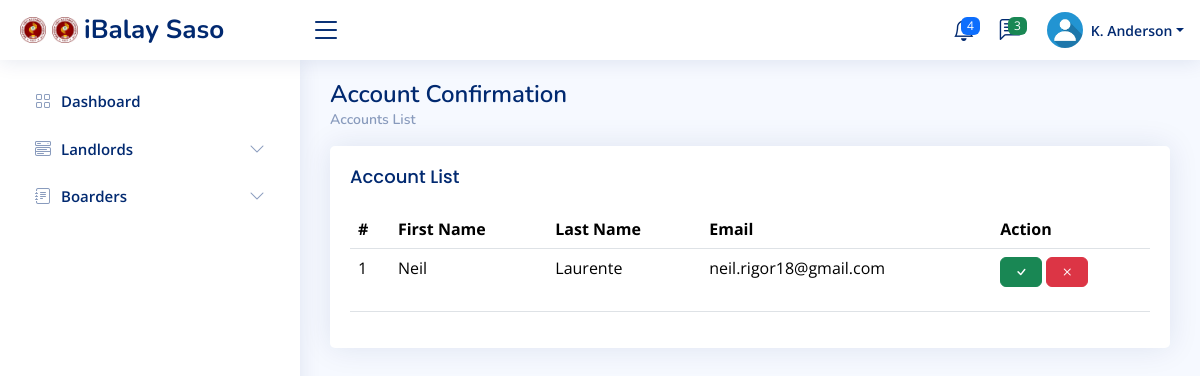
Page /saso/landlords/landlords_acc_con.php on the earlier database version.
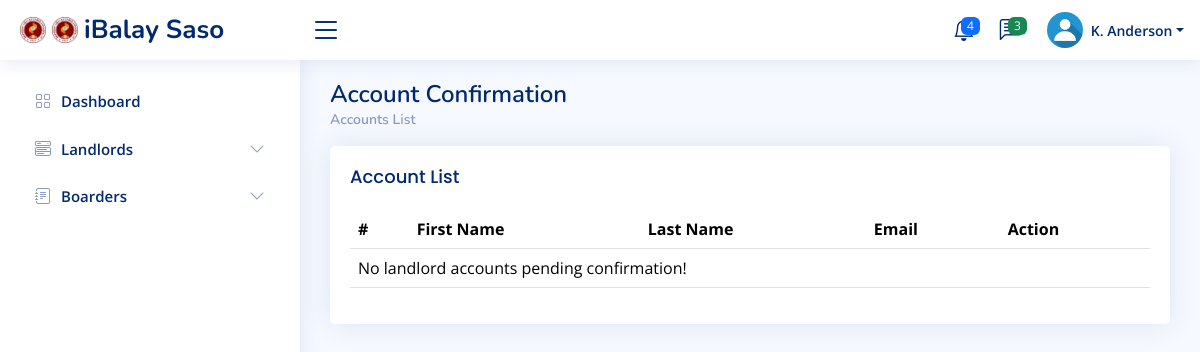
Same page on the later database version.
### tables this page shows
CREATE TABLE `landlord_acc` (
  `landlord_id` int(11) NOT NULL,
  `first_name` varchar(50) NOT NULL,
  `last_name` varchar(50) NOT NULL,
  `email` varchar(100) NOT NULL,
  `password` varchar(255) NOT NULL,
  `phone_number` varchar(15) DEFAULT NULL,
  `address` varchar(255) DEFAULT NULL,
  `approval_status` int(11) DEFAULT 0,
  `warning_count` int(11) DEFAULT 0
);

### saso/landlords/views/landlords-show.php (the view, shortened to what this page needs)
<main id="main" class="main">
    <div class="pagetitle">
        <h1>Account Confirmation</h1>
        <nav>
            <ol class="breadcrumb">
                <li class="breadcrumb-item"><a href="#">Accounts List</a></li>
            </ol>
        </nav>
    </div>
    <div class="card">
        <div class="card-body">
            <h5 class="card-title">Account List</h5>
            <table class="table datatable">
                <thead>
                    <tr>
                        <th>#</th>
                        <th>First Name</th>
                        <th>Last Name</th>
                        <th>Email</th>
                        <th>Action</th>
                    </tr>
                </thead>
                <tbody>
                    <?php
                    include('../../database/config.php');
                    $sql = "SELECT `first_name`, `last_name`, `email` FROM `landlord_acc` WHERE `approval_status` = 0";
                    $result = mysqli_query($conn, $sql);
                    if (mysqli_num_rows($result) > 0) {
                        $count = 1;
                        while ($row = mysqli_fetch_assoc($result)) {
                            echo "<tr>";
                            echo "<td>" . $count++ . "</td  >";
                            echo "<td>" . $row['first_name'] . "</td>";
                            echo "<td>" . $row['last_name'] . "</td>";
                            echo "<td>" . $row['email'] . "</td>";
                            echo "<td>
                                    <form method='post' action='views/tasks/accounts_save.php'>
                                        <input type='hidden' name='email' value='" . $row['email'] . "'>
                                        <button type='submit' class='btn btn-success' name='confirm'><i class='bi bi-check'></i></button>
                                        <button type='submit' class='btn btn-danger' name='decline'><i class='bi bi-x'></i></button>
                                    </form>
                                  </td>";
                            echo "</tr>";
                        }
                    } else {
                        echo "<tr><td colspan='5'>No landlord accounts pending confirmation!</td></tr>";
                    }
                    ?>
                </tbody>
            </table>
        </div>
    </div>
</main>

### saso/layouts/header.php (shortened to what this page needs)
<head>
</head>
<header id="header" class="header fixed-top d-flex align-items-center">
  <div class="d-flex align-items-center justify-content-between">
    <a href="#" class="logo d-flex align-items-center">
      <img src="../../assets/img/evsufav.png" alt="">
      <img src=".././assets/img/evsufav.png" alt="">
      <span class="d-none d-lg-block">iBalay Saso</span>
    </a>
    <i class="bi bi-list toggle-sidebar-btn"></i>
  </div>
  <nav class="header-nav ms-auto">
    <ul class="d-flex align-items-center">
      <li class="nav-item dropdown">
        <a class="nav-link nav-icon" href="#" data-bs-toggle="dropdown">
          <span class="badge bg-primary badge-number">4</span>
        </a>
      </li>
      <li class="nav-item dropdown">
        <a class="nav-link nav-icon" href="#" data-bs-toggle="dropdown">
          <span class="badge bg-success badge-number">3</span>
        </a>
      </li>
      <li class="nav-item dropdown pe-3">
        <a class="nav-link nav-profile d-flex align-items-center pe-0" href="#" data-bs-toggle="dropdown">
          <img src="../../assets/img/deafult-pic.jpg" alt="Profile" class="rounded-circle">
          <span class="d-none d-md-block dropdown-toggle ps-2">K. Anderson</span>
        </a>
      </li>
    </ul>
  </nav>
</header>

### saso/landlords/landlords_acc_con.php (shortened to what this page needs)
<?php
  include('../layouts/header.php');
  ?>
<!DOCTYPE html>
<html lang="en">
<head>
  <link href="../../assets/vendor/bootstrap/css/bootstrap.min.css" rel="stylesheet">
  <link href="../../assets/vendor/bootstrap-icons/bootstrap-icons.css" rel="stylesheet">
  <link href="../../assets/vendor/boxicons/css/boxicons.min.css" rel="stylesheet">
  <link href="../../assets/vendor/quill/quill.snow.css" rel="stylesheet">
  <link href="../../assets/vendor/quill/quill.bubble.css" rel="stylesheet">
  <link href="../../assets/vendor/remixicon/remixicon.css" rel="stylesheet">
  <link href="../../assets/vendor/simple-datatables/style.css" rel="stylesheet">
  <link href="../../assets/css/style.css" rel="stylesheet">
</head>
<body>
  <?php
    require('../layouts/sidebar.php');
  ?>
  <?php
    include('views/landlords-show.php');
  ?>
</body>
</html>

### saso/layouts/sidebar.php (shortened to what this page needs)
<aside id="sidebar" class="sidebar">
  <ul class="sidebar-nav" id="sidebar-nav">
    <li class="nav-item">
      <a class="nav-link collapsed" href="/iBalay/saso/dashboard/sasohome.php">
        <i class="bi bi-grid"></i>
        <span>Dashboard</span>
      </a>
    </li>
    <li class="nav-item">
      <a class="nav-link collapsed" data-bs-target="#components-nav" data-bs-toggle="collapse" href="#">
        <i class="bi bi-menu-button-wide"></i><span>Landlords</span><i class="bi bi-chevron-down ms-auto"></i>
      </a>
    </li>
    <li class="nav-item">
      <a class="nav-link collapsed" data-bs-target="#forms-nav" data-bs-toggle="collapse" href="#">
        <i class="bi bi-journal-text"></i><span>Boarders</span><i class="bi bi-chevron-down ms-auto"></i>
      </a>
    </li>
  </ul>
</aside>

### assets/css/style.css (style rules this page uses)
:root { scroll-behavior: smooth; }
body { font-family: "Open Sans", sans-serif; background: #f6f9ff; color: #444444; }
a { color: #4154f1; text-decoration: none; }
h1, h2, h3, h4, h5, h6 { font-family: "Nunito", sans-serif; }
#main { margin-top: 60px; padding: 20px 30px; transition: all 0.3s; }
.pagetitle { margin-bottom: 10px; }
.pagetitle h1 { font-size: 24px; margin-bottom: 0; font-weight: 600; color: #012970; }
.card { margin-bottom: 30px; border: none; border-radius: 5px; box-shadow: 0px 0 30px rgba(1, 41, 112, 0.1); }
.card-title { padding: 20px 0 15px 0; font-size: 18px; font-weight: 500; color: #012970; font-family: "Poppins", sans-serif; }
.card-body { padding: 0 20px 20px 20px; }
.breadcrumb { font-size: 14px; font-family: "Nunito", sans-serif; color: #899bbd; font-weight: 600; }
.breadcrumb a { color: #899bbd; transition: 0.3s; }
.breadcrumb .breadcrumb-item::before { color: #899bbd; }
.logo { line-height: 1; }
@media (min-width: 1200px) { .logo { width: 280px; } }
.logo img { max-height: 26px; margin-right: 6px; }
.logo span { font-size: 26px; font-weight: 700; color: #012970; font-family: "Nunito", sans-serif; }
.header { transition: all 0.5s; z-index: 997; height: 60px; box-shadow: 0px 2px 20px rgba(1, 41, 112, 0.1); background-color: #fff; padding-left: 20px; }
.header .toggle-sidebar-btn { font-size: 32px; padding-left: 10px; cursor: pointer; color: #012970; }
.header-nav ul { list-style: none; }
.header-nav>ul { margin: 0; padding: 0; }
.header-nav .nav-icon { font-size: 22px; color: #012970; margin-right: 25px; position: relative; }
.header-nav .nav-profile { color: #012970; }
.header-nav .nav-profile img { max-height: 36px; }
.header-nav .nav-profile span { font-size: 14px; font-weight: 600; }
.header-nav .badge-number { position: absolute; inset: -2px -5px auto auto; font-weight: normal; font-size: 12px; padding: 3px 6px; }
.sidebar { position: fixed; top: 60px; left: 0; bottom: 0; width: 300px; z-index: 996; transition: all 0.3s; padding: 20px; overflow-y: auto; scrollbar-width: thin; scrollbar-color: #aab7cf transparent; box-shadow: 0px 0px 20px rgba(1, 41, 112, 0.1); background-color: #fff; }
@media (min-width: 1200px) { #main, #footer { margin-left: 300px; } }
.sidebar-nav { padding: 0; margin: 0; list-style: none; }
.sidebar-nav li { padding: 0; margin: 0; list-style: none; }
.sidebar-nav .nav-item { margin-bottom: 5px; }
.sidebar-nav .nav-link { display: flex; align-items: center; font-size: 15px; font-weight: 600; color: #4154f1; transition: 0.3; background: #f6f9ff; padding: 10px 15px; border-radius: 4px; }
.sidebar-nav .nav-link i { font-size: 16px; margin-right: 10px; color: #4154f1; }
.sidebar-nav .nav-link.collapsed { color: #012970; background: #fff; }
.sidebar-nav .nav-link.collapsed i { color: #899bbd; }
.sidebar-nav .nav-link .bi-chevron-down { margin-right: 0; transition: transform 0.2s ease-in-out; }

Differences in the rows shown:
removed landlord_acc: first_name "Neil", last_name "Laurente", email "neil.rigor18@gmail.com"
Other differences:
text now shown: "No landlord accounts pending confirmation!"
